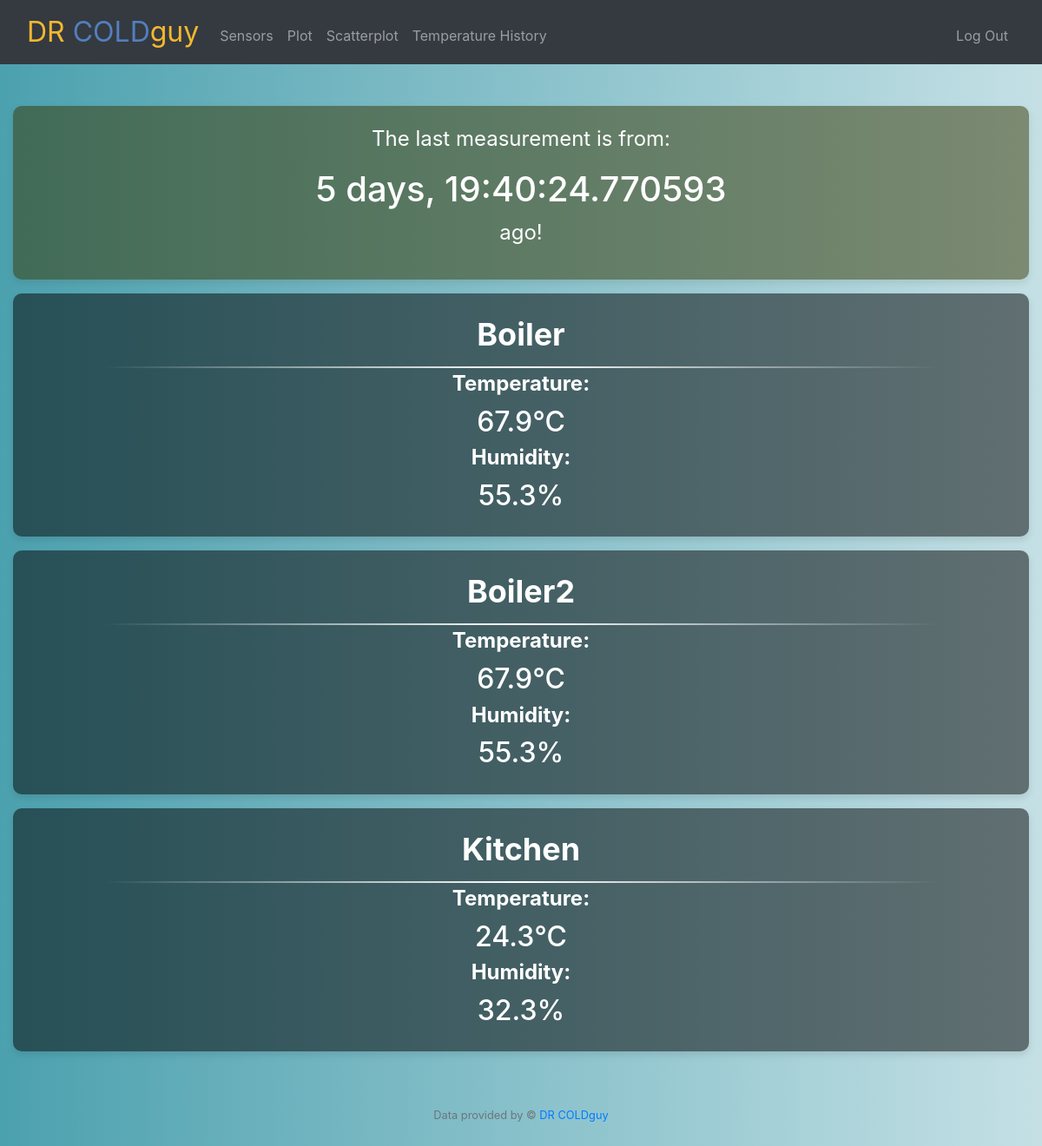
The page / (signed in) on the database its author committed.
### tables this page shows
CREATE TABLE temp( id INTEGER PRIMARY KEY AUTOINCREMENT, sensor_type TEXT, sensor_name TEXT, temperature REAL, humidity REAL, datetime TEXT);

### app.py (the view)
@app.route("/", methods=["GET", "POST"])
@login_required
def home():
    if request.method == 'GET':
        try:
            with sqlite3.connect(DATABASE) as con:
                cur = con.cursor()
                select = cur.execute('''SELECT * FROM temp ORDER BY datetime DESC LIMIT 1''').fetchall()
                sensor_names = cur.execute('''SELECT *, MAX(datetime) FROM temp GROUP BY sensor_name''').fetchall()
                datetime_db = select[0][5]
                sellen = len(select)
                con.commit()
                msg = "Record successfully SELECTed"
                print(msg)
        except:
            con.rollback()
            msg = "error in SELECT operation on DB"
            print(msg)
            return apology(msg)
        finally:
            con.close()
            dt_now = datetime.now()
            dt_db = datetime.strptime(datetime_db, "%Y-%m-%d %H:%M:%S.%f")
            olddate = (dt_now - dt_db)
            if (olddate).total_seconds() >  500:
                return render_template("home.html", olddate=olddate, sensor_names=sensor_names)
            return render_template("home.html", sensor_names=sensor_names)

### app.py (called while the page is built)
def login_required(f):
    @wraps(f)
    def decorated_function(*args, **kwargs):
        if session.get("user_id") is None:
            return redirect("/login")
        return f(*args, **kwargs)
    return decorated_function

@app.after_request
def after_request(response):
    response.headers["Cache-Control"] = "no-cache, no-store, must-revalidate"
    response.headers["Expires"] = 0
    response.headers["Pragma"] = "no-cache"
    return response

### templates/home.html (shortened to what this page needs)
{% extends "layout.html" %}
{% block main %}
<body>
    {% if olddate %}
        <div class="temperature-container-old">
        <p>The last measurement is from:</p>
        <h1 id="data expired: ">{{ olddate }}</h1>
        <p> ago!</p>
        </div>
    {% endif %}
{% for sensor_name in sensor_names %}
    <div class="temperature-container">
      <div class="tile-title"> {{ sensor_name[2] }} </div>
          <div class="tile-divider"></div>
        <h3 class="tile-val">Temperature:</h3>
        <h2 id="temperature">{{ sensor_name[3] }}℃</h2>
          <h3 class="tile-val">Humidity:</h3>
        <h2 id="Humidity">{{ sensor_name[4] }}%</h2>
     </div>
{% endfor%}
</body>
{% endblock %}

### static/styles.css (style rules this page uses)
body { display: inline; align-items: center; justify-content: center; height: 80vh; margin: 0; background: linear-gradient(to right, #4ca1af, #c4e0e5); }
.temperature-container { text-align: center; font-size: 24px; color: #fff; padding: 20px; border-radius: 10px; background: rgba(0, 0, 0, 0.5); box-shadow: 0 4px 8px rgba(0, 0, 0, 0.1); }
.temperature-container-old { text-align: center; font-size: 24px; color: #fff; padding: 20px; border-radius: 10px; background: rgba(55, 55, 0, 0.5); box-shadow: 0 4px 8px rgba(44, 44, 0, 0.1); }
.tile-title { font-size: 36px; font-weight: bold; margin-bottom: 10px; }
.tile-val { font-size: 24px; font-weight: bold; margin-bottom: 10px; }
.tile-divider { position: absolute; left: 50%; transform: translateX(-50%); width: 80%; height: 2px; background: linear-gradient(to right, rgba(255, 255, 255, 0), #fff, rgba(255, 255, 255, 0)); z-index: 0; }

### rows shown on the page
temp: sensor_name "Boiler", temperature "67.9", humidity "55.3"
temp: sensor_name "Boiler2", temperature "67.9", humidity "55.3"
temp: sensor_name "Kitchen", temperature "24.3", humidity "32.3"
